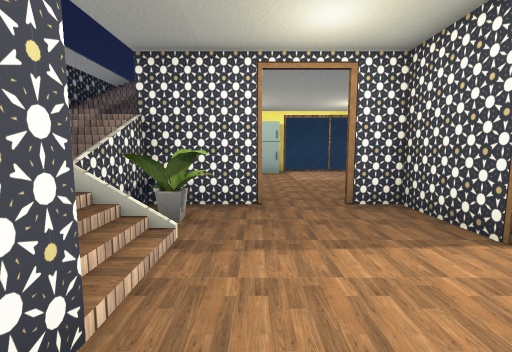
View 1 (above)

13 first-person views from a walk through a scene from a Unity 3-D project. The camera is 1.2 m above the floor, tilts 6° down and sees 90° across. Doors are open. The floor is counted in squares, 1 m on a side. Each view is taken from the middle of a square. On the plan, view 1 faces up. The plan holds only what a view shows up to about 12 squares ahead; the rest is blank. The place goes on beyond the plan. The player character is not drawn. Some surface patterns are stand-ins.

View 2
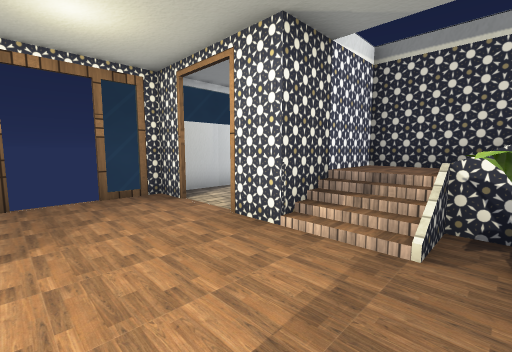

View 3
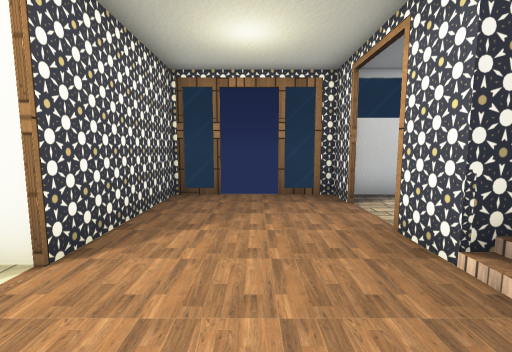

View 4
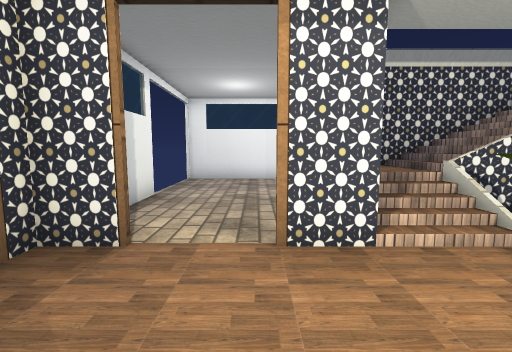

View 5
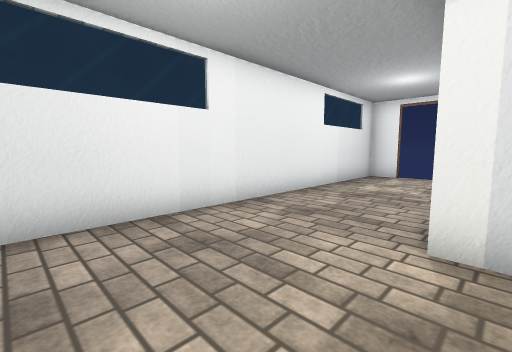

View 6
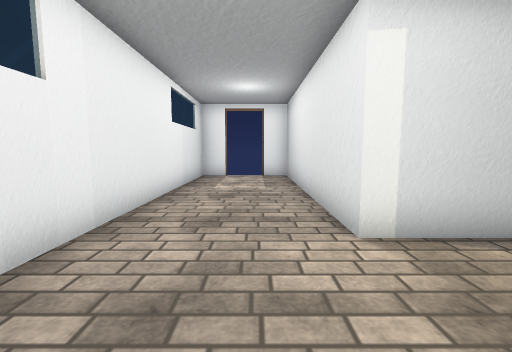

View 7
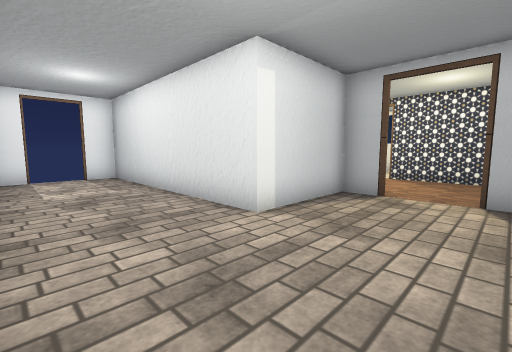

View 8
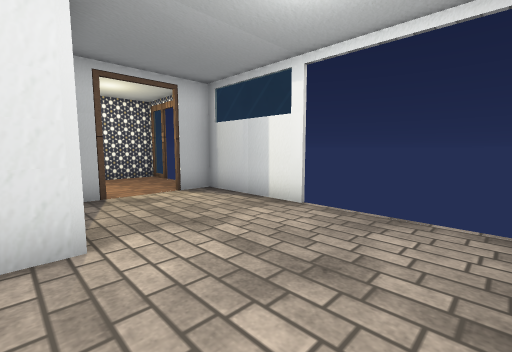

View 9
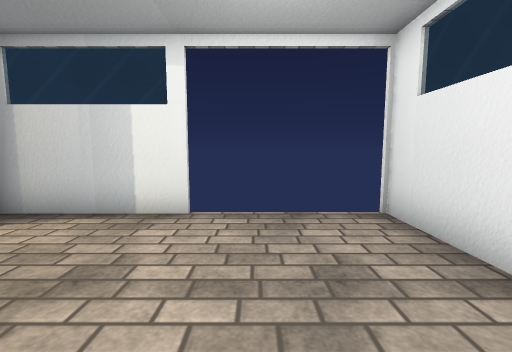

View 10
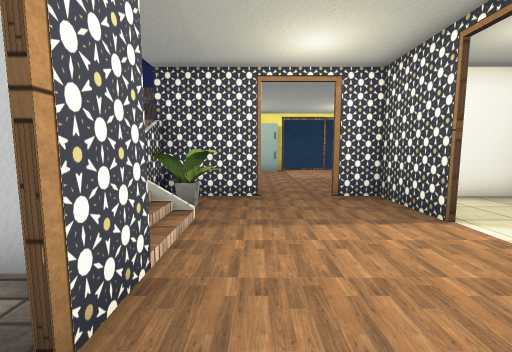

View 11
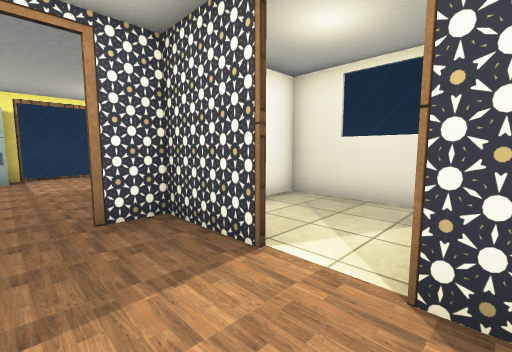

View 12
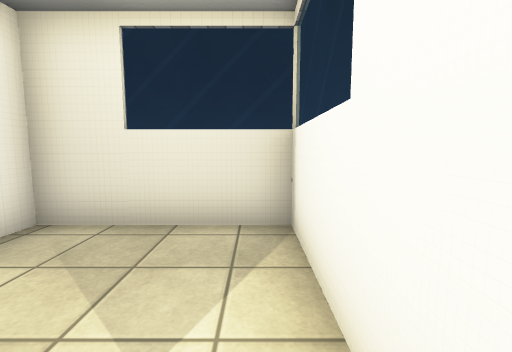

View 13
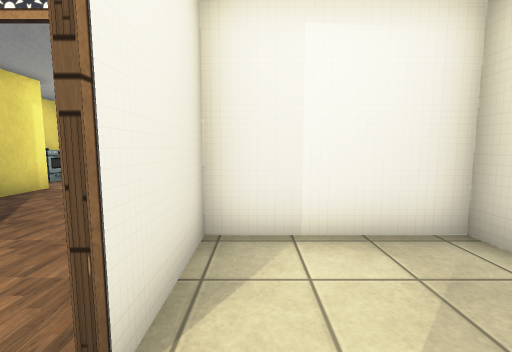

### Floor plan
Key: @ floor where view 1 was taken; # wall or solid block; . main floor; : floor 0.75 m higher than the main floor; + floor 3.5 m higher than the main floor; / step, stairs or slope; D open door; = window, fence, low wall or low ledge; P plant.
Columns run from 9 left of view 1 to 7 right of it. Each row starts with its distance up from view 1.
 13           +..
 12           ....
 11           ....
 10 ##DD     ....
  9 #..../ ......
  8 #..../ ......
  7 #...=/  ....
  6 #...#/=###.######
  5 #...#//.P...#...#
  4 #...#//PP...#...#
  3 #...#:://.......#
  2 #...##://.......#
  1 #....####...#####
  0 #........@..#
 -1 #...........#
 -2 #.......#...#
 -3 #DDDD####=DD#

Positions as (right, up) in squares from view 1, and headings:
1: (0, 0), facing up
2: (2, 4), facing down-left
3: (1, 4), facing down
4: (2, 0), facing left
5: (-4, -2), facing up-left
6: (-6, -2), facing up
7: (-8, -2), facing up-right
8: (-8, 2), facing down-right
9: (-6, 2), facing down
10: (0, -1), facing up
11: (1, 1), facing up-right
12: (3, 2), facing right
13: (4, 2), facing up
